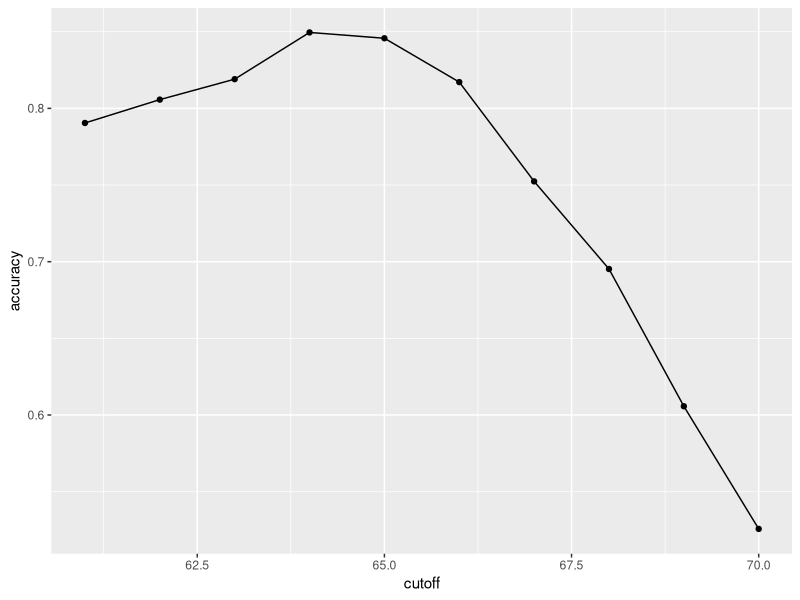
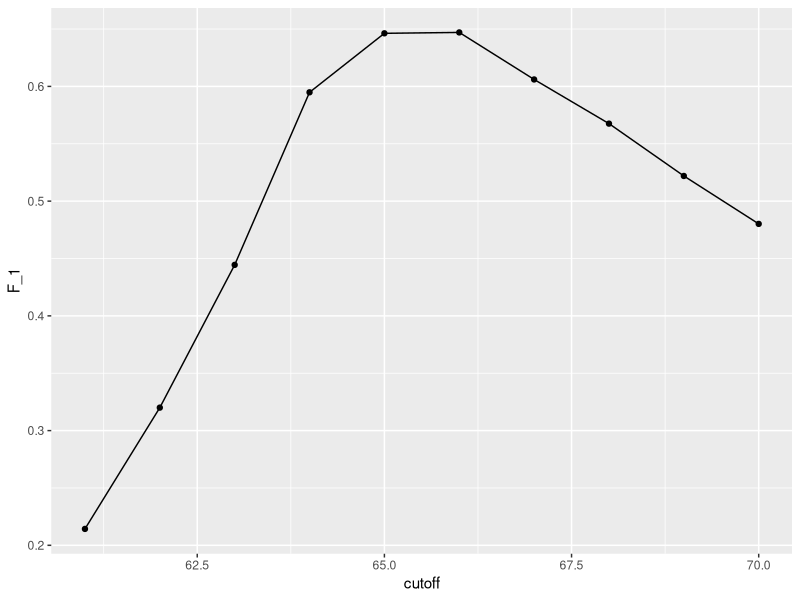
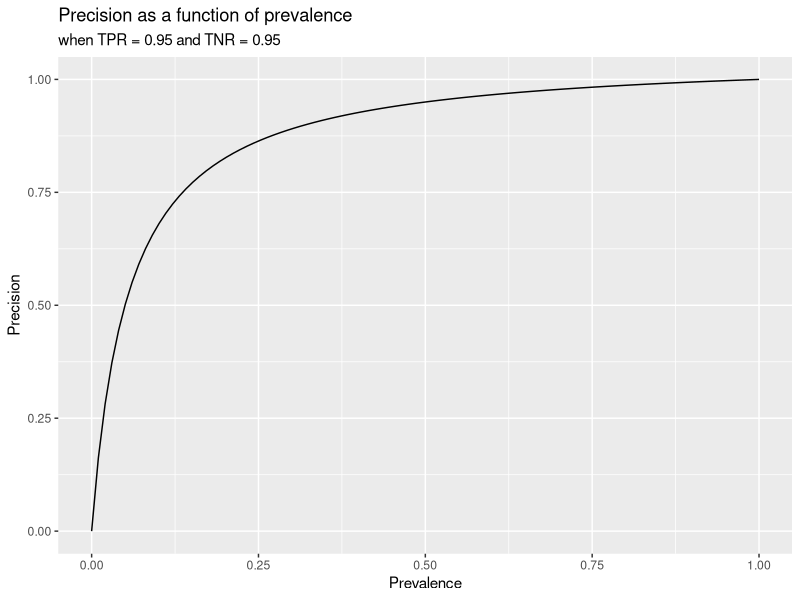
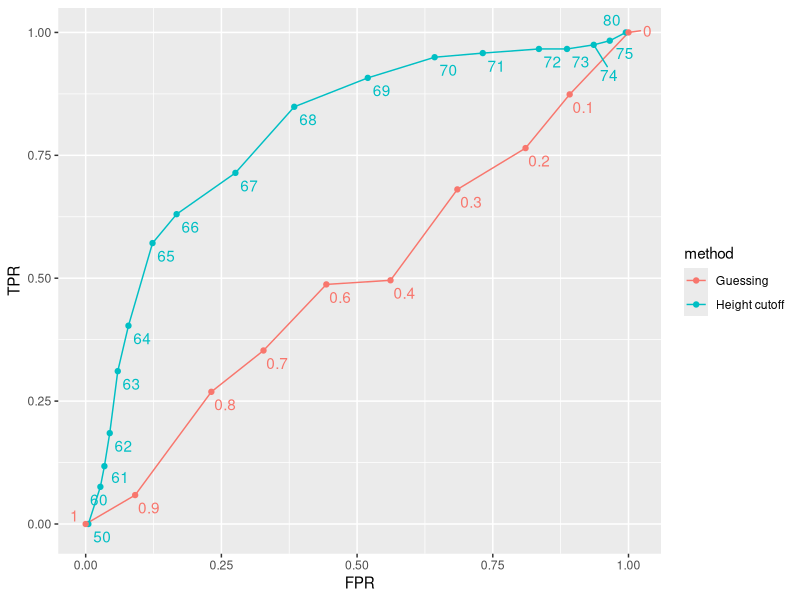
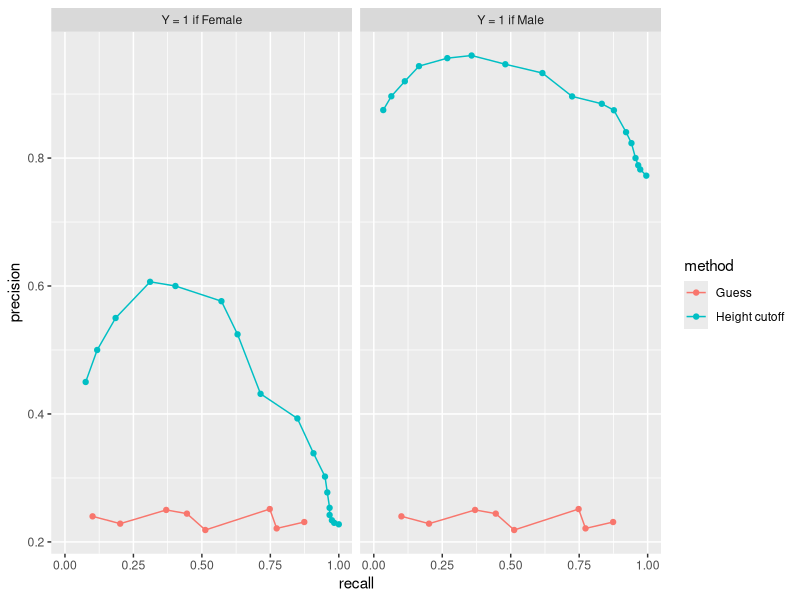

Generate these figures, in order, with R:
## ---- chunk 1
library(caret)
library(dslabs)

## ---- chunk 2
y <- heights$sex
x <- heights$height
## ---- chunk 3
set.seed(2007)
test_index <- createDataPartition(y, times = 1, p = 0.5, list = FALSE)
## ---- chunk 4
test_set <- heights[test_index, ]
train_set <- heights[-test_index, ]
## ---- chunk 5
y_hat <- sample(c("Male", "Female"), length(test_index), replace = TRUE)
## ---- chunk 6
y_hat <- sample(c("Male", "Female"), length(test_index), replace = TRUE) |>
  factor(levels = levels(test_set$sex))
## ---- chunk 7
mean(y_hat == test_set$sex)
## ---- chunk 8
library(tidyverse)
heights |> group_by(sex) |> summarize(avg = mean(height), sd = sd(height))
## ---- chunk 9
y_hat <- factor(ifelse(x > 62, "Male", "Female"), levels(test_set$sex))
## ---- chunk 10
mean(y == y_hat)
## ---- chunk 11
cutoff <- seq(61, 70)
accuracy <- sapply(cutoff, function(x){
  y_hat <- factor(ifelse(train_set$height > x, "Male", "Female"), levels = levels(test_set$sex))
  mean(y_hat == train_set$sex)
})
## ---- chunk 12
data.frame(cutoff, accuracy) |> 
  ggplot(aes(cutoff, accuracy)) + 
  geom_point() + 
  geom_line() 
## ---- chunk 13
max(accuracy)
## ---- chunk 14
best_cutoff <- cutoff[which.max(accuracy)]
best_cutoff
## ---- chunk 15
y_hat <- ifelse(test_set$height > best_cutoff, "Male", "Female") |> 
  factor(levels = levels(test_set$sex))
y_hat <- factor(y_hat)
mean(y_hat == test_set$sex)
## ---- chunk 16
cm <- confusionMatrix(data = y_hat, reference = test_set$sex)
cm$table
## ---- chunk 17
cm$byClass[c("Sensitivity", "Specificity")]
## ---- chunk 18
cm$byClass["Prevalence"]
## ---- chunk 19
mat <- matrix(c("True positives (TP)", "False negatives (FN)", 
                "False positives (FP)", "True negatives (TN)"), 2, 2)
colnames(mat) <- c("Actually Positive", "Actually Negative")
rownames(mat) <- c("Predicted positive", "Predicted negative")
tmp <- as.data.frame(mat)
if (knitr::is_html_output()){
  knitr::kable(tmp, "html") |>
    kableExtra::kable_styling(bootstrap_options = "striped", full_width = FALSE)
} else{
  knitr::kable(tmp, "latex", booktabs = TRUE) |>
    kableExtra::kable_styling(font_size = 8)
}
## ---- chunk 20
cm$overall["Accuracy"]
cm$byClass[c("Sensitivity","Specificity", "Prevalence")]
## ---- chunk 21
cutoff <- seq(61, 70)
F_1 <- sapply(cutoff, function(x){
  y_hat <- factor(ifelse(train_set$height > x, "Male", "Female"), levels(test_set$sex))
  F_meas(data = y_hat, reference = factor(train_set$sex))
})
## ---- chunk 22
data.frame(cutoff, F_1) |> 
  ggplot(aes(cutoff, F_1)) + 
  geom_point() + 
  geom_line() 
## ---- chunk 23
max(F_1)
## ---- chunk 24
best_cutoff <- cutoff[which.max(F_1)]
best_cutoff
## ---- chunk 25
y_hat <- ifelse(test_set$height > best_cutoff, "Male", "Female") |> 
  factor(levels = levels(test_set$sex))
sensitivity(data = y_hat, reference = test_set$sex)
specificity(data = y_hat, reference = test_set$sex)
## ---- chunk 26
tpr <- 0.95; fpr <- 0.05
prevalence <- seq(0,1,len = 100)
data.frame(Prevalence = prevalence,
           Precision = tpr*prevalence/(tpr*prevalence + fpr*(1 - prevalence))) |>
  ggplot(aes(Prevalence, Precision)) + geom_line() + 
  labs(title = "Precision as a function of prevalence", subtitle = "when TPR = 0.95 and TNR = 0.95")
## ---- chunk 27
p <- 0.9
n <- length(test_index)
y_hat <- sample(c("Male", "Female"), n, replace = TRUE, prob = c(p, 1 - p)) |> 
  factor(levels = levels(test_set$sex))
mean(y_hat == test_set$sex)
## ---- chunk 28
probs <- seq(0, 1, length.out = 10)
guessing <- sapply(probs, function(p){
  y_hat <- 
    sample(c("Male", "Female"), nrow(test_set), TRUE, c(p, 1 - p)) |> 
    factor(levels = c("Female", "Male"))
  c(FPR = 1 - specificity(y_hat, test_set$sex),
    TPR = sensitivity(y_hat, test_set$sex))
})
## ---- chunk 29
cutoffs <- c(50, seq(60, 75), 80)
height_cutoff <- sapply(cutoffs, function(x){
  y_hat <- ifelse(test_set$height > x, "Male", "Female") |> 
    factor(levels = c("Female", "Male"))
  c(FPR = 1 - specificity(y_hat, test_set$sex),
    TPR = sensitivity(y_hat, test_set$sex))
})
## ---- chunk 30
library(ggrepel)
tmp_1 <- map_df(cutoffs, function(x){
  y_hat <- ifelse(test_set$height > x, "Male", "Female") |> 
    factor(levels = c("Female", "Male"))
   list(method = "Height cutoff",
        cutoff = x, 
        FPR = 1 - specificity(y_hat, test_set$sex),
        TPR = sensitivity(y_hat, test_set$sex))
}) 
tmp_2 <- map_df(probs, function(p){
  y_hat <- 
    sample(c("Male", "Female"), nrow(test_set), replace = TRUE, prob = c(p, 1 - p)) |> 
    factor(levels = c("Female", "Male"))
  list(method = "Guessing",
       cutoff = round(p,1),
       FPR = 1 - specificity(y_hat, test_set$sex),
       TPR = sensitivity(y_hat, test_set$sex))
})

bind_rows(tmp_1, tmp_2) |>
  ggplot(aes(FPR, TPR, label = cutoff, color = method)) +
  geom_line() +
  geom_point() +
  geom_text_repel(nudge_x = 0.01, nudge_y = -0.01, show.legend = FALSE)
## ---- chunk 31
guessing <- map_df(probs[-1], function(p){
  y_hat <- sample(c("Male", "Female"), length(test_index), 
                  replace = TRUE, prob = c(p, 1 - p)) |> 
    factor(levels = c("Female", "Male"))
  list(method = "Guess",
    recall = sensitivity(y_hat, test_set$sex),
    precision = precision(y_hat, test_set$sex))
})

height_cutoff <- map_df(cutoffs[-1], function(x){
  y_hat <- ifelse(test_set$height > x, "Male", "Female") |> 
    factor(levels = c("Female", "Male"))
  list(method = "Height cutoff",
       recall = sensitivity(y_hat, test_set$sex),
    precision = precision(y_hat, test_set$sex))
})
tmp_1 <- bind_rows(guessing, height_cutoff) |> mutate(Positive = "Y = 1 if Female") 



height_cutoff <- map_df(rev(cutoffs)[-1], function(x){
  y_hat <- ifelse(test_set$height > x, "Male", "Female") |> 
    factor(levels = c("Male", "Female"))
  list(method = "Height cutoff",
       recall = sensitivity(y_hat, relevel(test_set$sex, "Male", "Female")),
    precision = precision(y_hat, relevel(test_set$sex, "Male", "Female")))
})
tmp_2 <- bind_rows(guessing, height_cutoff) |> mutate(Positive = "Y = 1 if Male") 

bind_rows(tmp_1, tmp_2) |>
  ggplot(aes(recall, precision, color = method)) +
  geom_line() +
  geom_point() +
  facet_wrap(~ Positive)
